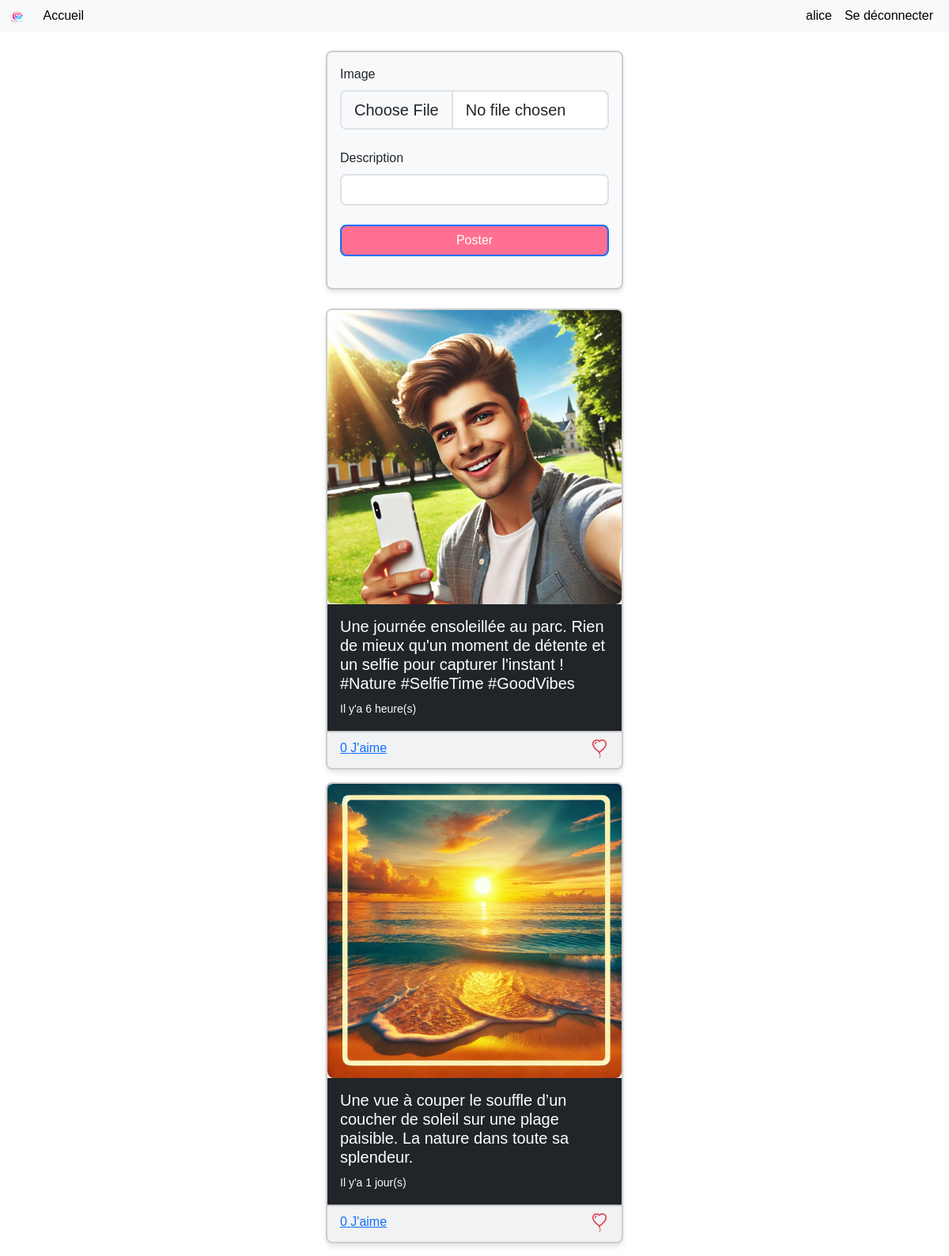
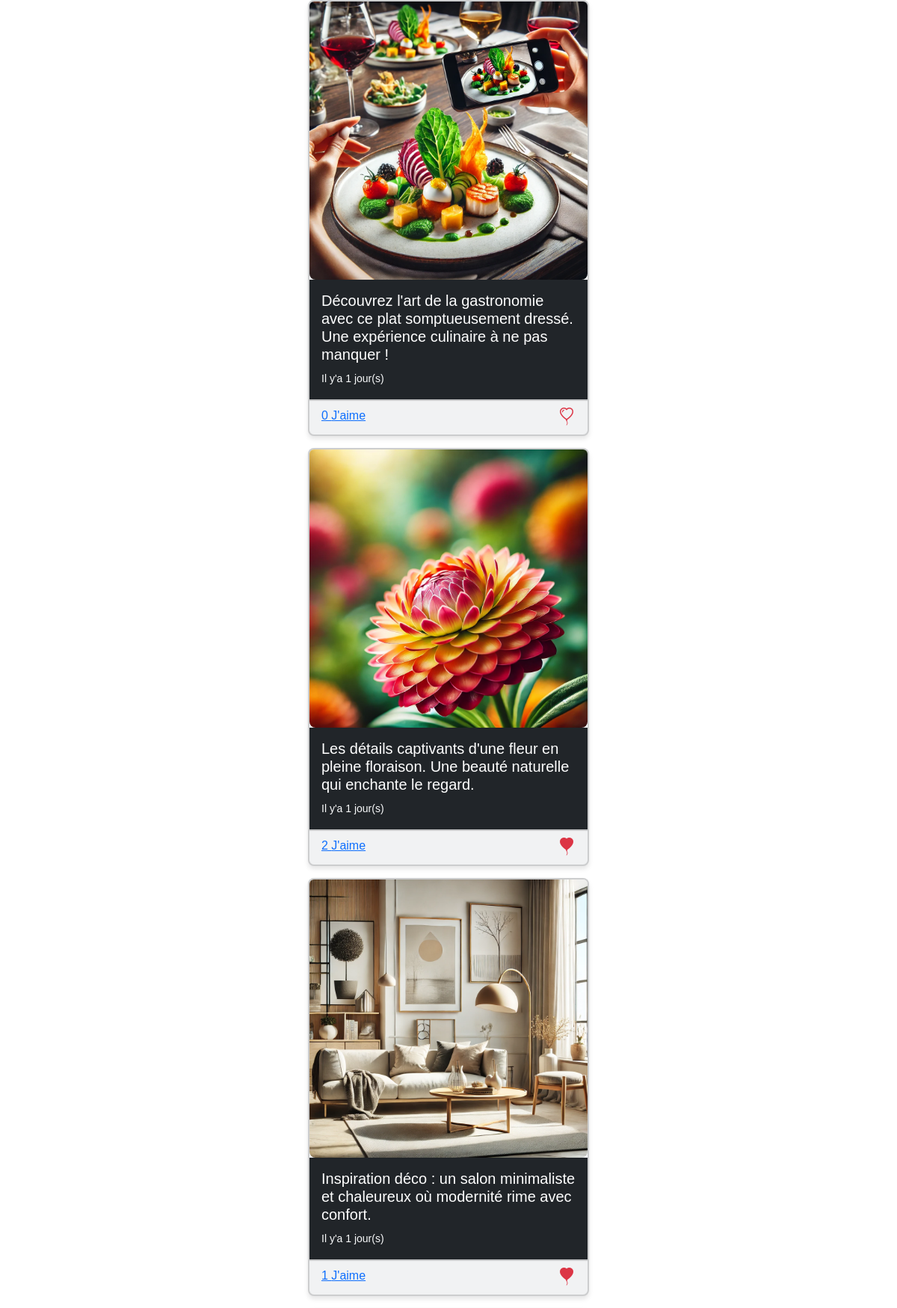
Page /index.php?action=index&entity=home (signed in, upper part) on the committed database (2 pictures, top to bottom).
### tables this page shows
CREATE TABLE `posts` (
  `id` int(11) NOT NULL,
  `image` varchar(255) NOT NULL,
  `legende` varchar(255) NOT NULL,
  `user_id` int(11) NOT NULL,
  `created` datetime NOT NULL DEFAULT CURRENT_TIMESTAMP
);

### core/Controller.php (called while the page is built)
<?php
class Controller {
    function render( $view, $data = array() ) {
        extract($data);
        require_once __DIR__ . "/../views/" . $view ."View.php";
    }
}

### public/index.php (called while the page is built, shortened)
<?php
    require_once __DIR__ . "/../core/Dispatcher.php";
    $dispatcher = new Dispatcher();
    $dispatcher->dispatch();
?>

### models/PostModel.php (called while the page is built, shortened)
<?php
class PostModel extends Model{
    function getAllPosts() {
        $bdd = $this->pdo;
        $req = $bdd->query("SELECT * FROM posts ORDER BY created DESC ");
        $posts = $req->fetchAll(PDO::FETCH_ASSOC);
        return $posts;
    }
}

### views/homeView.php (the view)
<?php
include __DIR__ . '/partials/header.php';
?>
<div class="container col-lg-4">
    <form method="post" action="?entity=post&action=add" enctype="multipart/form-data" class="my-4">
        <div class="card">
            <div class="card-body">
                <div data-mdb-input-init class="form-outline mb-4">
                    <label for="fieldImage" class="form-label">Image</label>
                    <input class="form-control form-control-lg" id="fieldImage" name="fieldImage" type="file" />
                </div>
                <div data-mdb-input-init class="form-outline mb-4">
                    <label class="form-label" for="legende">Description</label>
                    <input type="text" id="legende" name="legende" class="form-control" />
                </div>
                <div class="d-grid gap-2">
                    <button data-mdb-ripple-init type="submit" class="btn btn-primary btn-block mb-4" name="poster">Poster</button>
                </div>
            </div>
        </div>
    </form>
    <?php if(!empty($posts)) : ?>
    <?php foreach ($posts as $post) : ?>
        <div class="card mb-3">
            <img src="../assets/img/posts/<?php echo $post['image'] ?>" class="card-img-top" alt="Camera"/>
            <div class="card-body bg-dark text-white">
                <h5 class="card-title"><?php echo $post['legende'] ?></h5>
                <p class="card-text ">
                <small class="text-muted"><span class="text-light font-italic">Il y'a <?php echo $post['last_updated'] ?></span>  </small>
                </p>
            </div>
            <div class="card-footer d-flex justify-content-between">
                <div>
                <a href="#" data-bs-toggle="tooltip"
                title="<?php echo (!empty($post['userThatLiked'])) ? implode(', ', $post['userThatLiked']) : '' ?>">
                    <?php echo $post['nbr_likes']; ?> J'aime
                </a>
                </div>
                <div>
                    <?php if($post['alreadyLike']) : ?>
                        <a href="?action=delete_like&entity=like&post_id=<?php echo $post['id'] ?>"><i class="bi bi-balloon-heart-fill text-danger h4"></i></a>
                    <?php else : ?>
                        <a href="?action=add_like&entity=like&post_id=<?php echo $post['id'] ?>"><i class="bi bi-balloon-heart text-danger h4"></i></a>
                    <?php endif; ?>
                </div>
            </div>
        </div>
    <?php endforeach; ?>
    <?php else : ?>
        <p>Aucune publication disponible pour le moment.</p>
    <?php endif; ?>
</div>
<?php
include __DIR__ . '/partials/footer.php';
?>

### core/Dispatcher.php (shortened to what this page needs)
<?php
class Dispatcher {
    function dispatch() {
        $entityName = $_GET['entity'] ?? 'auth';
        $actionName = $_GET['action'] ?? 'login';
        $entityClass = ucfirst($entityName) . 'Controller';
        $entityFile = __DIR__ .'/../controllers/' . $entityClass . '.php';
        if (file_exists($entityFile)) {
            $entity = new $entityClass();
            if(method_exists($entity, $actionName)) {
                $entity->$actionName();
            }else{
                $this->error("La méthode '$actionName' n'existe pas sur la classe '$entityClass' .");
            }
        }else{
            $this->error("Le fichier $entityFile n'existe pas !! veillez verifier son existance.");
        }
    }
}

### controllers/HomeController.php (shortened to what this page needs)
<?php
require_once __DIR__ . '/../core/Controller.php';
require_once __DIR__ . '/../models/PostModel.php';
class HomeController extends Controller {
    function index() {
        if(isset($_SESSION['user'])){
            $postModel = new PostModel();
            $posts = $postModel->getAllPosts();
            $this->render('home', ['posts' => $posts]);
        }else{
            header("Location: index.php?action=login&entity=auth");
            exit;
        }
    }
}

### views/partials/header.php (shortened to what this page needs)
<!DOCTYPE html>
<html lang="en">
<head>
    <link href="https://cdn.jsdelivr.net/npm/bootstrap@5.3.3/dist/css/bootstrap.min.css" rel="stylesheet">
    <link rel="stylesheet" href="https://cdn.jsdelivr.net/npm/bootstrap-icons@1.11.3/font/bootstrap-icons.css">
    <link rel="stylesheet" href="../assets/css/style.css">
</head>
<body>
    <nav class="navbar navbar-expand-lg navbar-light bg-body-tertiary">
    <div class="container-fluid">
        <div class="collapse navbar-collapse" id="navbarSupportedContent">
        <a class="navbar-brand mt-2 mt-lg-0" href="?action=index&entity=home">
            <img
            src="../assets/img/logo.png"
            height="15"
            alt="MDB Logo"
            loading="lazy"
            />
        </a>
        <ul class="navbar-nav me-auto mb-2 mb-lg-0">
            <?php if (isset($_SESSION['user'])): ?>
                <li class="nav-item">
                <a class="nav-link" href="?action=index&entity=home">Accueil</a>
                </li>
            <?php endif; ?>
        </ul>
        </div>
        <div class="d-flex align-items-center">
            <?php if (isset($_SESSION['user'])): ?>
                <ul class="navbar-nav me-auto mb-2 mb-lg-0">
                    <li class="nav-item">
                    <a class="nav-link" href="?action=index&entity=profile"><?php echo $_SESSION['user']['username'] ?></a>
                    </li>
                    <li class="nav-item">
                    <a class="nav-link" href="?action=logout&entity=auth">Se déconnecter</a>
                    </li>
                </ul>
            <?php endif;  ?>
        </div>
    </div>
    </nav>

### views/partials/footer.php (shortened to what this page needs)
</body>
</html>

### assets/css/style.css (style rules this page uses)
:root { --bs-primary: #ff6f91; --bs-secondary: #6c757d; --bs-success: #28a745; --bs-info: #17a2b8; --bs-warning: #ffcc00; --bs-danger: #dc3545; --bs-light: #f8f9fa; --bs-dark: #1c1c1c; --bs-font-sans-serif: 'Poppins', sans-serif; --bs-font-monospace: 'Courier New', monospace; --bs-font-size-base: 1.125rem; --bs-font-weight-base: 400; --bs-border-width: 2px; --bs-border-radius: 0.5rem; --bs-spacer: 1.5rem; --bs-btn-primary-bg: #ff6f91; --bs-btn-primary-color: #ffffff; --bs-btn-secondary-bg: #6c757d; --bs-btn-secondary-color: #ffffff; --bs-btn-font-weight: 500; --bs-btn-border-radius: 0.5rem; --bs-img-thumbnail-border-color: #dee2e6; --bs-navbar-light-bg: #ffffff; --bs-navbar-light-color: #000000; }
button.btn-primary { background-color: var(--bs-btn-primary-bg); color: var(--bs-btn-primary-color); border-radius: var(--bs-btn-border-radius); font-weight: var(--bs-btn-font-weight); transition: all 0.3s ease; }
.card { background-color: var(--bs-light); border-radius: var(--bs-border-radius); box-shadow: 0 4px 6px rgba(0, 0, 0, 0.1); transition: transform 0.3s ease, box-shadow 0.3s ease; }
img { border-radius: var(--bs-border-radius); }
.navbar { padding: var(--bs-navbar-light-bg); background-color: var(--bs-navbar-light-bg); }
.navbar-light .navbar-nav .nav-link { color: var(--bs-navbar-light-color); }

### rows in the picture
posts: image (picture), legende "Une journée ensoleillée au parc. Rien de mieux qu'un moment de détente et un selfie pour capturer l'instant ! #Nature #SelfieTime #GoodVibes", last_updated "6 heure(s)", nbr_likes "0"
posts: image (picture), legende "Une vue à couper le souffle d’un coucher de soleil sur une plage paisible. La nature dans toute sa splendeur.", last_updated "1 jour(s)", nbr_likes "0"
posts: image (picture), legende "Découvrez l'art de la gastronomie avec ce plat somptueusement dressé. Une expérience culinaire à ne pas manquer !", last_updated "1 jour(s)", nbr_likes "0"
posts: image (picture), legende "Les détails captivants d'une fleur en pleine floraison. Une beauté naturelle qui enchante le regard.", last_updated "1 jour(s)", user "2"
posts: image (picture), legende "Inspiration déco : un salon minimaliste et chaleureux où modernité rime avec confort.", last_updated "1 jour(s)", nbr_likes "1"

### other values in the picture
$_SESSION['user']['username'] "alice"
